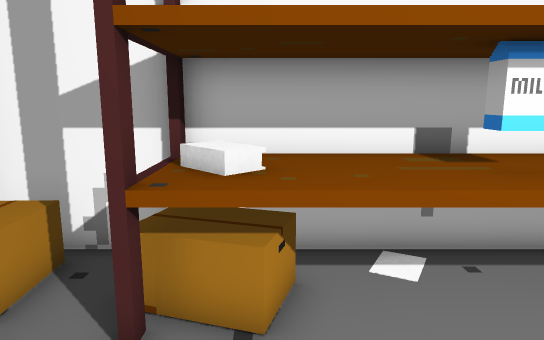
view 1 (above)

13 first-person views from a walk through a Unity game level. The camera is 1.5 m above the floor, tilts 10° down and sees 70° across. The floor is counted in squares, 0.5 m on a side. Each view is taken from the middle of a square. On the plan, view 1 faces up. The plan holds only what a view shows up to about 20 squares ahead; the rest is blank. The place goes on beyond the plan.

view 2
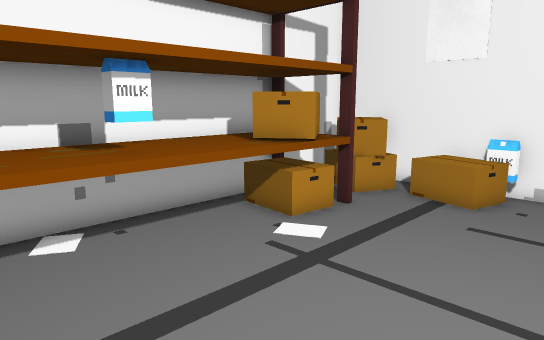

view 3
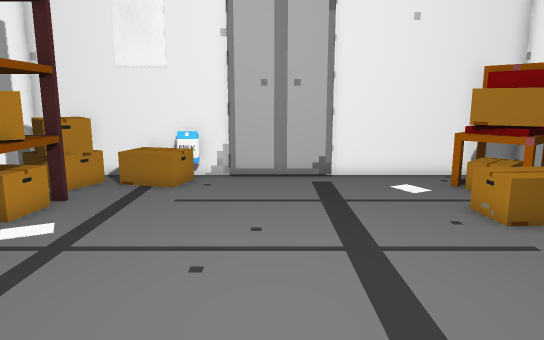

view 4
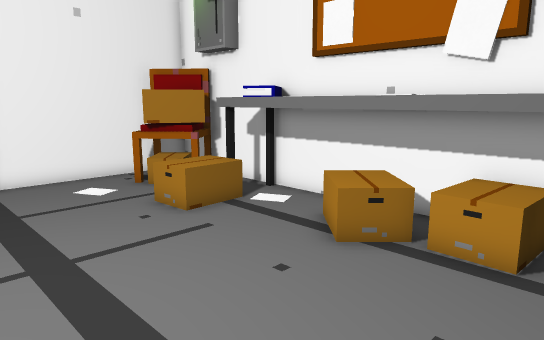

view 5
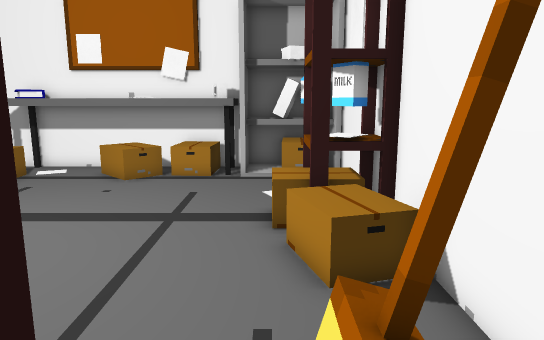

view 6
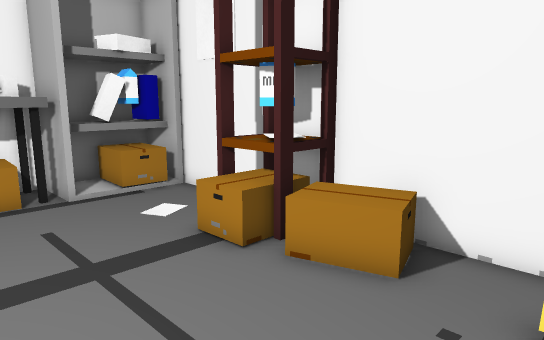

view 7
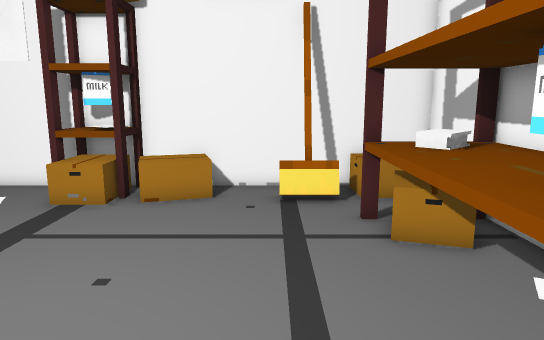

view 8
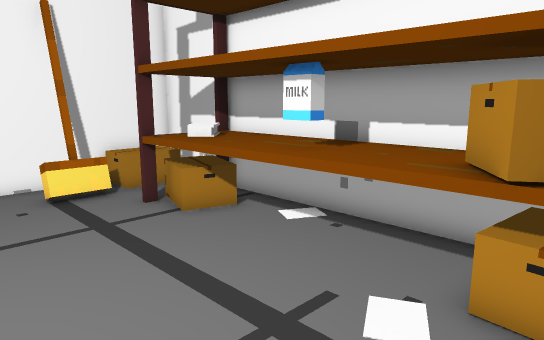

view 9
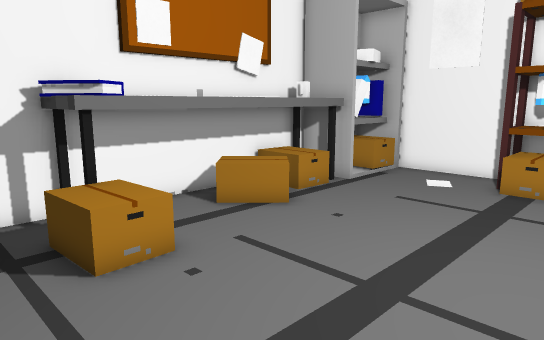

view 10
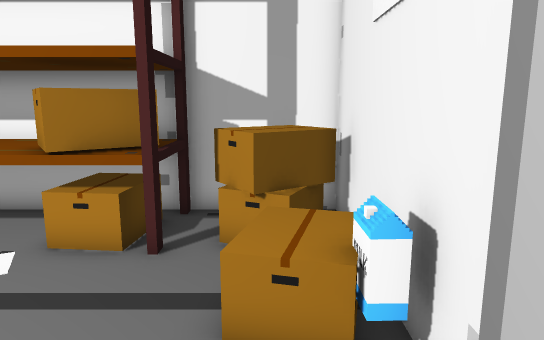

view 11
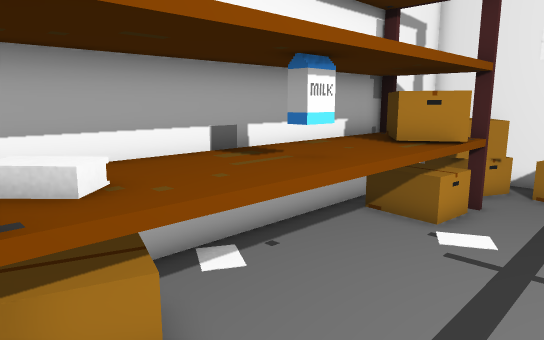

view 12
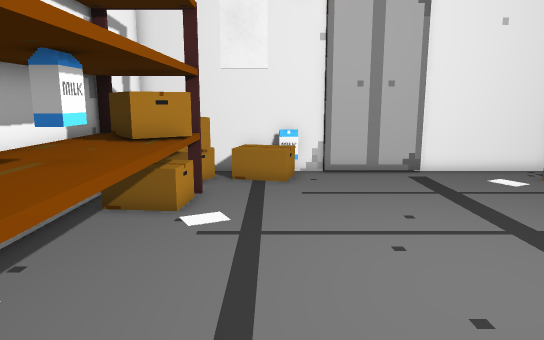

view 13
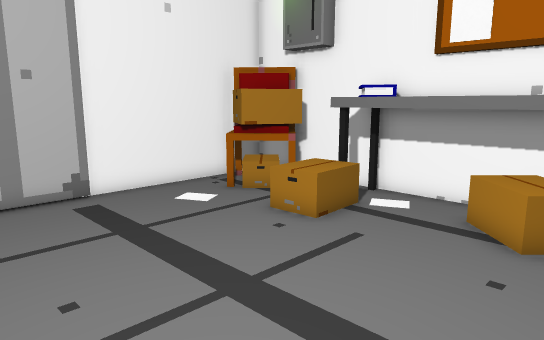

### Floor plan
Points are (right, up) in squares from view 1. A wall is a line through its corners. A room is listed if a view was taken in it or the views show most of it. See-through windows are left out.
Room 1 (views 1, 2, 3, 4, 5, 6, 7, 8, 9, 10, 11, 12, 13)
walls: (-1.7, -9.4) (-1.7, -10.4); (-3.9, 3) (-4.8, 3); (13.6, -4.5) (13.6, -0.2); (13.8, -0.4) (13.8, 7.6) (-5.8, 7.6) (-5.8, -10) (-1.9, -10); (-4.8, 3.2) (-3.9, 3.2); (6.4, -12) (13.8, -12) (13.8, -4.4); (-5.5, -9.4) (-5.5, -11.6) (-4.4, -11.6); (-3.5, -11.6) (-1.9, -11.6) (-1.9, -9.4)
low walls: (-3.6, 4.1) (-3.6, 2.2) (-4.2, 2.2)
objects: box (-5, -10) to (-4, -9); shelf (-5, -5) to (-4, -4); box (-5, -2) to (-3, 0); box (-5, 5) to (-4, 7); books (-4, -11) to (-3, -11); box (-4, -4) to (-3, -3); shelf (-2, 4) to (7, 7); box (-2, 5) to (-2, 6); books (-1, 5) to (0, 6); box (0, -10); box (2, -9) to (3, -9); books (7, -11) to (8, -10); box (7, -10) to (9, -8); box (7, 4) to (9, 7); shelf (9, 4) to (10, 7); box (10, -11) to (11, -9); chair (10, -11) to (13, -9); box (11, 1) to (13, 3); box (11, 4) to (13, 7); box (11, 6); box (13, 7)
Room 2 (no view inside)
walls: (-1.7, -10.4) (-1.7, -11.9)
objects: mug (-1, -11)

Positions as (right, up) in squares from view 1, and headings:
1: (0, 0), facing up
2: (0, -2), facing up-right
3: (-2, -2), facing right
4: (-2, -2), facing down-right
5: (-3, 6), facing down
6: (2, 3), facing down-left
7: (8, 2), facing left
8: (9, -1), facing up-left
9: (11, -1), facing down-left
10: (12, -3), facing up
11: (-2, 1), facing up-right
12: (-3, 2), facing right
13: (1, 0), facing down-right
